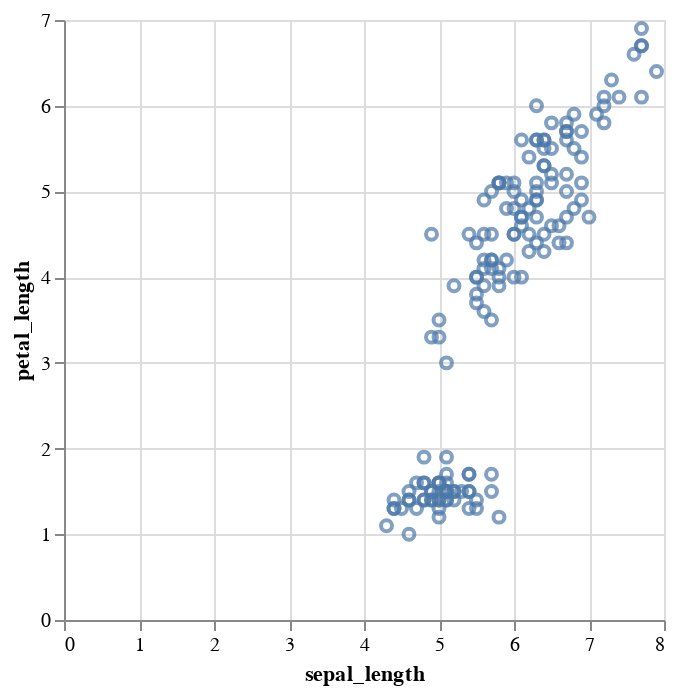

The code cell stored with this chart in its notebook:
### Code cell
chart = alt.Chart(df).mark_point().encode(
x = 'sepal_length',
y = 'petal_length',
tooltip='species'
).interactive()

chart

### Figure 1 — Vega-Lite specification as saved in the notebook (floating-point values rounded to 4 significant figures; data arrays with more than 128 entries replaced by an {"elided": "..."} marker saying what was removed)
{"config": {"view": {"continuousWidth": 300, "continuousHeight": 300}}, "data": {"name": "data-3a191f69da972c40738d695fb9f41d2b"}, "mark": {"type": "point"}, "encoding": {"tooltip": {"field": "species", "type": "nominal"}, "x": {"field": "sepal_length", "type": "quantitative"}, "y": {"field": "petal_length", "type": "quantitative"}}, "params": [{"name": "param_8", "select": {"type": "interval", "encodings": ["x", "y"]}, "bind": "scales"}], "$schema": "https://vega.github.io/schema/vega-lite/v5.17.0.json", "datasets": {"data-3a191f69da972c40738d695fb9f41d2b": {"elided": "150 records"}}}
